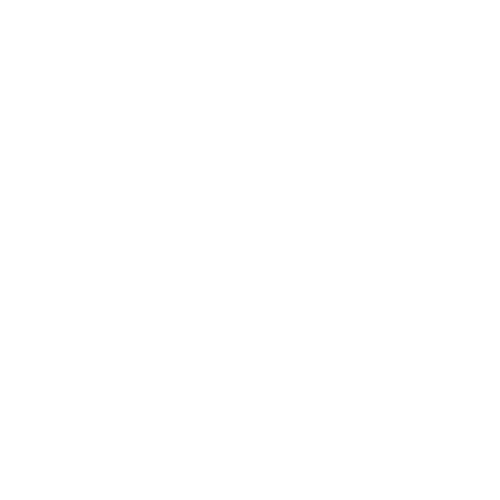
Frame 1 (no input)
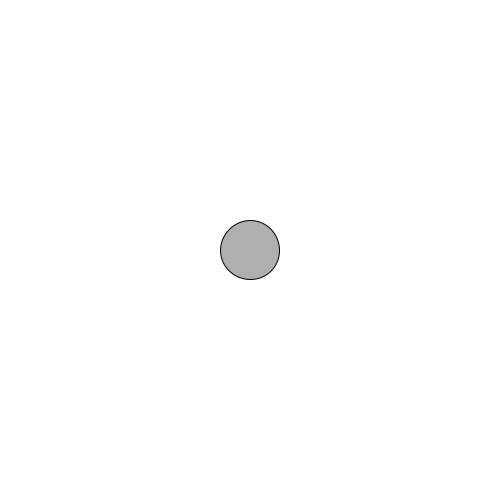
Frame 60 (the mouse pressed at the canvas centre just before this capture)
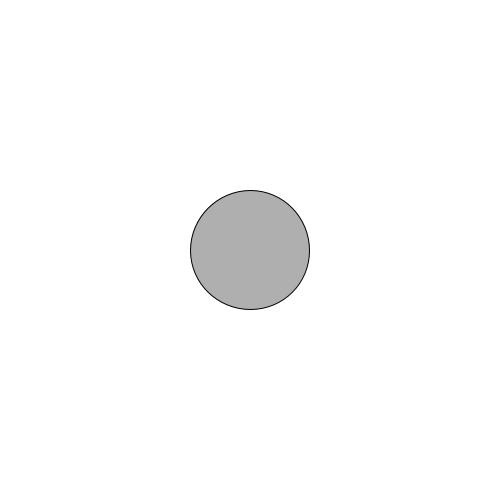
Frame 120 (the mouse held since frame 60 and released just before this capture)

The Processing sketch that drew these frames (run headless with seeded random() and noise(); from frame 60 on, the mouse is pressed at the canvas centre):

// Processing sketch: lab3
// ── lab3.pde
int circleX = 0;
int circleY = 0;
void setup() {
 size(500, 500);
}
void draw() {
 background(255);
 stroke(0);
 fill(175);
 ellipse(250, 250, circleX, circleY);
 circleX = circleX + 1;
 circleY = circleY + 1;
}
